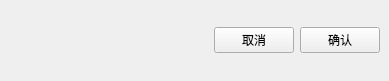
<?xml version="1.0" encoding="UTF-8"?>
<ui version="4.0">
 <class>AddDataClass</class>
 <widget class="QMainWindow" name="AddDataClass">
  <property name="geometry">
   <rect>
    <x>0</x>
    <y>0</y>
    <width>389</width>
    <height>81</height>
   </rect>
  </property>
  <property name="sizePolicy">
   <sizepolicy hsizetype="Preferred" vsizetype="Preferred">
    <horstretch>0</horstretch>
    <verstretch>0</verstretch>
   </sizepolicy>
  </property>
  <property name="windowTitle">
   <string>MainWindow</string>
  </property>
  <property name="tabShape">
   <enum>QTabWidget::Rounded</enum>
  </property>
  <widget class="QWidget" name="centralwidget">
   <property name="sizePolicy">
    <sizepolicy hsizetype="Preferred" vsizetype="Preferred">
     <horstretch>0</horstretch>
     <verstretch>0</verstretch>
    </sizepolicy>
   </property>
   <layout class="QGridLayout" name="gridLayout">
    <item row="0" column="0">
     <layout class="QVBoxLayout" name="verticalLayout" stretch="1,0">
      <item>
       <layout class="QVBoxLayout" name="verticalLayout_input"/>
      </item>
      <item>
       <layout class="QHBoxLayout" name="horizontalLayout">
        <item>
         <widget class="QLabel" name="label_retmsg">
          <property name="styleSheet">
           <string notr="true">color: rgb(255, 0, 0);
</string>
          </property>
          <property name="text">
           <string/>
          </property>
         </widget>
        </item>
        <item>
         <spacer name="horizontalSpacer">
          <property name="orientation">
           <enum>Qt::Horizontal</enum>
          </property>
          <property name="sizeType">
           <enum>QSizePolicy::Expanding</enum>
          </property>
          <property name="sizeHint" stdset="0">
           <size>
            <width>40</width>
            <height>20</height>
           </size>
          </property>
         </spacer>
        </item>
        <item>
         <widget class="QPushButton" name="pushButton_cancel">
          <property name="sizePolicy">
           <sizepolicy hsizetype="Fixed" vsizetype="Fixed">
            <horstretch>0</horstretch>
            <verstretch>0</verstretch>
           </sizepolicy>
          </property>
          <property name="minimumSize">
           <size>
            <width>75</width>
            <height>0</height>
           </size>
          </property>
          <property name="text">
           <string>取消</string>
          </property>
         </widget>
        </item>
        <item>
         <widget class="QPushButton" name="pushButton_ok">
          <property name="sizePolicy">
           <sizepolicy hsizetype="Preferred" vsizetype="Fixed">
            <horstretch>0</horstretch>
            <verstretch>0</verstretch>
           </sizepolicy>
          </property>
          <property name="minimumSize">
           <size>
            <width>75</width>
            <height>0</height>
           </size>
          </property>
          <property name="text">
           <string>确认</string>
          </property>
         </widget>
        </item>
       </layout>
      </item>
     </layout>
    </item>
   </layout>
  </widget>
 </widget>
 <resources/>
 <connections/>
</ui>
